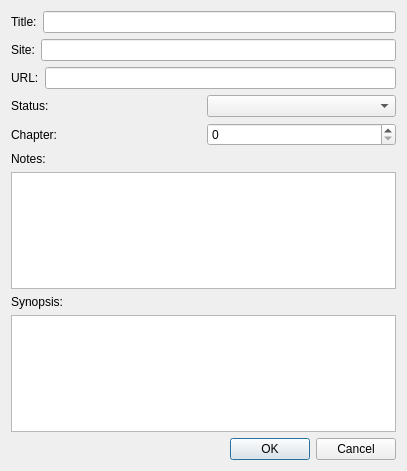
<?xml version="1.0" encoding="UTF-8"?>
<ui version="4.0">
 <class>addNovel</class>
 <widget class="QDialog" name="addNovel">
  <property name="geometry">
   <rect>
    <x>0</x>
    <y>0</y>
    <width>407</width>
    <height>471</height>
   </rect>
  </property>
  <property name="windowTitle">
   <string>Add</string>
  </property>
  <layout class="QVBoxLayout" name="verticalLayout_3">
   <item>
    <layout class="QHBoxLayout" name="horizontalLayout">
     <item>
      <widget class="QLabel" name="label">
       <property name="text">
        <string>Title:</string>
       </property>
      </widget>
     </item>
     <item>
      <widget class="QLineEdit" name="titleEdit"/>
     </item>
    </layout>
   </item>
   <item>
    <layout class="QHBoxLayout" name="horizontalLayout_2">
     <item>
      <widget class="QLabel" name="label_2">
       <property name="text">
        <string>Site:</string>
       </property>
      </widget>
     </item>
     <item>
      <widget class="QLineEdit" name="siteEdit"/>
     </item>
    </layout>
   </item>
   <item>
    <layout class="QHBoxLayout" name="horizontalLayout_3">
     <item>
      <widget class="QLabel" name="label_5">
       <property name="text">
        <string>URL:</string>
       </property>
      </widget>
     </item>
     <item>
      <widget class="QLineEdit" name="urlEdit"/>
     </item>
    </layout>
   </item>
   <item>
    <layout class="QHBoxLayout" name="horizontalLayout_4">
     <item>
      <widget class="QLabel" name="label_3">
       <property name="text">
        <string>Status:</string>
       </property>
      </widget>
     </item>
     <item>
      <widget class="QComboBox" name="statusBox"/>
     </item>
    </layout>
   </item>
   <item>
    <layout class="QHBoxLayout" name="horizontalLayout_5">
     <item>
      <widget class="QLabel" name="label_4">
       <property name="text">
        <string>Chapter:</string>
       </property>
      </widget>
     </item>
     <item>
      <widget class="QSpinBox" name="chapterBox">
       <property name="maximum">
        <number>10000</number>
       </property>
      </widget>
     </item>
    </layout>
   </item>
   <item>
    <layout class="QVBoxLayout" name="verticalLayout_4">
     <item>
      <layout class="QVBoxLayout" name="verticalLayout_2">
       <item>
        <widget class="QLabel" name="label_7">
         <property name="text">
          <string>Notes:</string>
         </property>
        </widget>
       </item>
       <item>
        <widget class="QTextEdit" name="noteEdit"/>
       </item>
      </layout>
     </item>
     <item>
      <layout class="QVBoxLayout" name="verticalLayout">
       <item>
        <widget class="QLabel" name="label_6">
         <property name="text">
          <string>Synopsis:</string>
         </property>
        </widget>
       </item>
       <item>
        <widget class="QTextEdit" name="synopsisEdit"/>
       </item>
      </layout>
     </item>
    </layout>
   </item>
   <item>
    <widget class="QDialogButtonBox" name="buttonBox">
     <property name="orientation">
      <enum>Qt::Horizontal</enum>
     </property>
     <property name="standardButtons">
      <set>QDialogButtonBox::Cancel|QDialogButtonBox::Ok</set>
     </property>
    </widget>
   </item>
  </layout>
 </widget>
 <resources/>
 <connections>
  <connection>
   <sender>buttonBox</sender>
   <signal>accepted()</signal>
   <receiver>addNovel</receiver>
   <slot>accept()</slot>
   <hints>
    <hint type="sourcelabel">
     <x>248</x>
     <y>254</y>
    </hint>
    <hint type="destinationlabel">
     <x>157</x>
     <y>274</y>
    </hint>
   </hints>
  </connection>
  <connection>
   <sender>buttonBox</sender>
   <signal>rejected()</signal>
   <receiver>addNovel</receiver>
   <slot>reject()</slot>
   <hints>
    <hint type="sourcelabel">
     <x>316</x>
     <y>260</y>
    </hint>
    <hint type="destinationlabel">
     <x>286</x>
     <y>274</y>
    </hint>
   </hints>
  </connection>
 </connections>
</ui>
